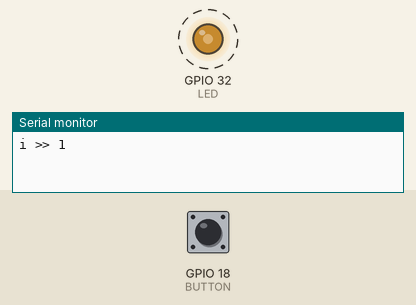
Simulated run of this sketch. Board: ESP32. On the bench: output pins drawn as LEDs (lit = HIGH), the last lines printed to the serial monitor. Dashed ring = blinking. Inputs (shaded band) come from the test bench; at power-on: GPIO 18 (BUTTON) LOW.

Above: at 0.8 s.
1.3 s: GPIO 18 (BUTTON) pulled HIGH for 0.15 s
At 2.98 s:
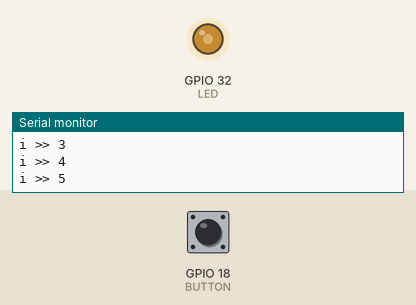
4.3 s: GPIO 18 (BUTTON) pulled HIGH for 1 s
At 4.66 s:
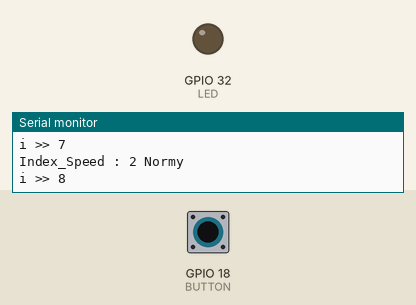
7.3 s: GPIO 18 (BUTTON) pulled HIGH for 0.15 s
At 10.02 s:
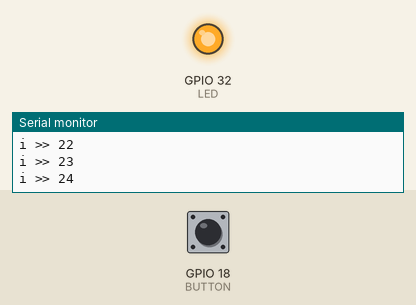
10.3 s: GPIO 18 (BUTTON) pulsed HIGH 2 times (0.12 s each, 0.3 s apart)
13.3 s: GPIO 18 (BUTTON) pulled HIGH for 3.2 s
Timing chart, 0 to 19.0 s (numbered marks = the images above; inputs shaded):
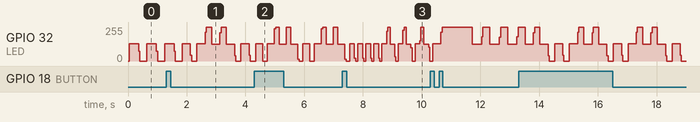

Measured:
- by itself, GPIO 32 (LED): repeats every 2.0 s: 213/255 0.04 s, 255/255 0.18 s, 126/255 0.28 s, 39/255 0.04 s, 0/255 0.18 s, 129/255 0.28 s, 42/255 0.04 s, 0/255 0.18 s, 129/255 0.28 s, 216/255 0.04 s, 255/255 0.18 s, 126/255 0.28 s

The sketch:

Song.ino
```cpp
#define LED 32
#define BUTTON 18
hw_timer_t *My_timer = NULL;

#define NOTE_A6  3520
#define NOTE_Gb6  3322
#define NOTE_G6   3700
#define NOTE_B6  3351
#define NOTE_C7  3100

int i = 0;
bool flag = false;
int speed_factor = 50;
int index_speed = 0;
int hz_factor = 2000;
String name_speed[5] = {"Snail","Slow","Normy","Rapid","Super Rap" };

int melody[28] ={NOTE_A6,NOTE_Gb6,NOTE_A6,NOTE_Gb6,
                        NOTE_A6,NOTE_Gb6,NOTE_A6,NOTE_Gb6,
                        NOTE_A6,NOTE_Gb6,NOTE_A6,NOTE_Gb6,
                        NOTE_A6,NOTE_Gb6,NOTE_A6,NOTE_Gb6,

                        NOTE_G6,NOTE_G6,NOTE_G6,NOTE_G6,

                        NOTE_C7,NOTE_C7,NOTE_B6,NOTE_G6,

                        NOTE_A6,NOTE_A6,NOTE_A6,(hz_factor+1)
                        };

int durations[28] ={150,150,150,150
                  ,150,150,150,150,
                  150,150,150,150,
                  150,150,150,150,

                  125,125,125,125,

                  125,125,125,150,
                  150,150,300,150
                  };

// This is the Timer ISR. It is automatically called
// on a timer alarm event.

void IRAM_ATTR IO_INT_ISR()
{
  flag = true;
}

void IRAM_ATTR onTimer(){
  digitalWrite(LED, !digitalRead(LED));
}

void setup() {
  Serial.begin(115200);
  pinMode(LED, OUTPUT);
  My_timer = timerBegin(0, 80, true);  // use tiemr 0 and set prescale to 80 so 1 tick is 1 uSec
  timerAttachInterrupt(My_timer, &onTimer, true); // point to the ISR
  // timerAlarmWrite(My_timer, 1047, true);  // set alarm every 1 sec
  // timerAlarmEnable(My_timer);  // enable the alarm

   pinMode(BUTTON, INPUT);
  attachInterrupt(BUTTON, IO_INT_ISR, RISING); // interrupt on rising edge
}

void loop() {

  timerAlarmWrite(My_timer, melody[i] - hz_factor  , true);  // set alarm every 1 sec
  timerAlarmEnable(My_timer);  // enable the alarm
  delay(durations[i]+200 - (index_speed * speed_factor));
  timerAlarmDisable(My_timer);
  delay(250 -(index_speed * speed_factor));
  i++;
  if(i == 27){
    i =0;
    delay(1000);
  }
  if(flag == true){
    index_speed++;
    index_speed = index_speed % 5;
    Serial.println("Index_Speed : " +String(index_speed)+ " " + name_speed[index_speed]);
    flag = false;
  }
  Serial.println("i >> "+String(i));


}
```
